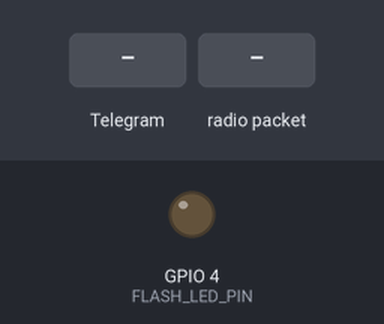
The sketch below on a simulated ESP32. Parts: output pins drawn as LEDs (lit = HIGH). The test bench sets the inputs (shaded band). WiFi joins after 1.5 s; servers stay silent unless stated; the camera gives no picture; web services answer with replies made up by the test bench; what the sketch prints to the serial monitor is not drawn.

Above: at 3.0 s.
3.1 s: Telegram message "/flash" received
At 4.2 s:
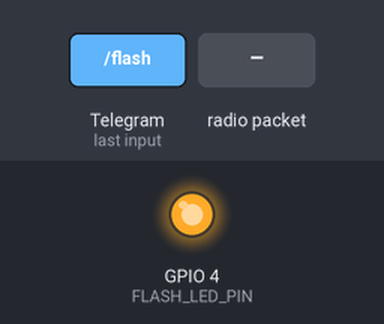
4.9 s: radio packet "/start" arrives
6.4 s: Telegram message "/start" received
9.1 s: Telegram message "/photo" received
Timing chart, 0 to 12.0 s (numbered marks = the images above; inputs shaded):
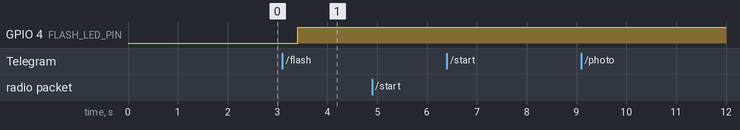

Measured:
- after the input at 3.1 s, GPIO 4 (FLASH_LED_PIN): LOW → HIGH after 0.30 s
- after the input at 4.9 s, every drawn part: stays the same
- after the input at 6.4 s, every drawn part: stays the same
- after the input at 9.1 s, every drawn part: stays the same

The sketch:

slave_esp32.ino
```cpp
// (licence header left out)
#include <esp_now.h>
#include <Arduino.h>
#include <WiFi.h>
#include <WiFiClientSecure.h>
#include "soc/soc.h"
#include "soc/rtc_cntl_reg.h"
#include "esp_camera.h"
#include <UniversalTelegramBot.h>
#include <ArduinoJson.h>

const char* root_ca =
"-----BEGIN CERTIFICATE-----\n"
"MIIDxTCCAq2gAwIBAgIBADANBgkqhkiG9w0BAQsFADCBgzELMAkGA1UEBhMCVVMx\n"
"EDAOBgNVBAgTB0FyaXpvbmExEzARBgNVBAcTClNjb3R0c2RhbGUxGjAYBgNVBAoT\n"
"EUdvRGFkZHkuY29tLCBJbmMuMTEwLwYDVQQDEyhHbyBEYWRkeSBSb290IENlcnRp\n"
"ZmljYXRlIEF1dGhvcml0eSAtIEcyMB4XDTA5MDkwMTAwMDAwMFoXDTM3MTIzMTIz\n"
"NTk1OVowgYMxCzAJBgNVBAYTAlVTMRAwDgYDVQQIEwdBcml6b25hMRMwEQYDVQQH\n"
"EwpTY290dHNkYWxlMRowGAYDVQQKExFHb0RhZGR5LmNvbSwgSW5jLjExMC8GA1UE\n"
"AxMoR28gRGFkZHkgUm9vdCBDZXJ0aWZpY2F0ZSBBdXRob3JpdHkgLSBHMjCCASIw\n"
"DQYJKoZIhvcNAQEBBQADggEPADCCAQoCggEBAL9xYgjx+lk09xvJGKP3gElY6SKD\n"
"E6bFIEMBO4Tx5oVJnyfq9oQbTqC023CYxzIBsQU+B07u9PpPL1kwIuerGVZr4oAH\n"
"/PMWdYA5UXvl+TW2dE6pjYIT5LY/qQOD+qK+ihVqf94Lw7YZFAXK6sOoBJQ7Rnwy\n"
"DfMAZiLIjWltNowRGLfTshxgtDj6AozO091GB94KPutdfMh8+7ArU6SSYmlRJQVh\n"
"GkSBjCypQ5Yj36w6gZoOKcUcqeldHraenjAKOc7xiID7S13MMuyFYkMlNAJWJwGR\n"
"tDtwKj9useiciAF9n9T521NtYJ2/LOdYq7hfRvzOxBsDPAnrSTFcaUaz4EcCAwEA\n"
"AaNCMEAwDwYDVR0TAQH/BAUwAwEB/zAOBgNVHQ8BAf8EBAMCAQYwHQYDVR0OBBYE\n"
"FDqahQcQZyi27/a9BUFuIMGU2g/eMA0GCSqGSIb3DQEBCwUAA4IBAQCZ21151fmX\n"
"WWcDYfF+OwYxdS2hII5PZYe096acvNjpL9DbWu7PdIxztDhC2gV7+AJ1uP2lsdeu\n"
"9tfeE8tTEH6KRtGX+rcuKxGrkLAngPnon1rpN5+r5N9ss4UXnT3ZJE95kTXWXwTr\n"
"gIOrmgIttRD02JDHBHNA7XIloKmf7J6raBKZV8aPEjoJpL1E/QYVN8Gb5DKj7Tjo\n"
"2GTzLH4U/ALqn83/B2gX2yKQOC16jdFU8WnjXzPKej17CuPKf1855eJ1usV2GDPO\n"
"LPAvTK33sefOT6jEm0pUBsV/fdUID+Ic/n4XuKxe9tQWskMJDE32p2u0mYRlynqI\n"
"4uJEvlz36hz1\n"
"-----END CERTIFICATE-----\n";


// REPLACE WITH YOUR MASTER MAC Address
uint8_t masterMacAddress[] = {0xCC, 0xDB, 0xA7, 0x56, 0x49, 0xCC};
const char* ssid = "wifissidhere";
const char* password = "wifipasswordhere";

// Initialize Telegram BOT
String BOTtoken = "XXXXXXXXXX:XXXXXXXXXXXXXXXXXXXXXXXXXXXXXXXXXXX";
String CHAT_ID = "XXXXXXXXXX";
bool sendPhoto = false;

WiFiClientSecure clientTCP;
UniversalTelegramBot bot(BOTtoken, clientTCP);
// PMK and LMK keys
static const char* PMK_KEY_STR = "16_bytes_pmkey_here";
static const char* LMK_KEY_STR = "16_bytes_lmkey_here";
#define FLASH_LED_PIN 4
bool flashState = LOW;

//Checks for new messages every 1 second.
int botRequestDelay = 1000;
unsigned long lastTimeBotRan;
#define PWDN_GPIO_NUM     32
#define RESET_GPIO_NUM    -1
#define XCLK_GPIO_NUM      0
#define SIOD_GPIO_NUM     26
#define SIOC_GPIO_NUM     27

#define Y9_GPIO_NUM       35
#define Y8_GPIO_NUM       34
#define Y7_GPIO_NUM       39
#define Y6_GPIO_NUM       36
#define Y5_GPIO_NUM       21
#define Y4_GPIO_NUM       19
#define Y3_GPIO_NUM       18
#define Y2_GPIO_NUM        5
#define VSYNC_GPIO_NUM    25
#define HREF_GPIO_NUM     23
#define PCLK_GPIO_NUM     22


// Structure example to send data
// Must match the sender structure
typedef struct struct_message {
    String x; // must be unique for each sender board

} struct_message;

// Create a struct_message called myData
struct_message myData;
esp_now_peer_info_t peerInfo;
// Function to print MAC address on Serial Monitor

void configInitCamera(){
  camera_config_t config;
  config.ledc_channel = LEDC_CHANNEL_0;
  config.ledc_timer = LEDC_TIMER_0;
  config.pin_d0 = Y2_GPIO_NUM;
  config.pin_d1 = Y3_GPIO_NUM;
  config.pin_d2 = Y4_GPIO_NUM;
  config.pin_d3 = Y5_GPIO_NUM;
  config.pin_d4 = Y6_GPIO_NUM;
  config.pin_d5 = Y7_GPIO_NUM;
  config.pin_d6 = Y8_GPIO_NUM;
  config.pin_d7 = Y9_GPIO_NUM;
  config.pin_xclk = XCLK_GPIO_NUM;
  config.pin_pclk = PCLK_GPIO_NUM;
  config.pin_vsync = VSYNC_GPIO_NUM;
  config.pin_href = HREF_GPIO_NUM;
  config.pin_sscb_sda = SIOD_GPIO_NUM;
  config.pin_sscb_scl = SIOC_GPIO_NUM;
  config.pin_pwdn = PWDN_GPIO_NUM;
  config.pin_reset = RESET_GPIO_NUM;
  config.xclk_freq_hz = 20000000;
  config.pixel_format = PIXFORMAT_JPEG;
  config.grab_mode = CAMERA_GRAB_LATEST;

  //init with high specs to pre-allocate larger buffers
  if(psramFound()){
    config.frame_size = FRAMESIZE_UXGA;
    config.jpeg_quality = 10;  //0-63 lower number means higher quality
    config.fb_count = 1;
  } else {
    config.frame_size = FRAMESIZE_SVGA;
    config.jpeg_quality = 12;  //0-63 lower number means higher quality
    config.fb_count = 1;
  }

  // camera init
  esp_err_t err = esp_camera_init(&config);
  if (err != ESP_OK) {
    Serial.printf("Camera init failed with error 0x%x", err);
    delay(1000);
    ESP.restart();
  }
}

void handleNewMessages(int numNewMessages) {
  Serial.print("Handle New Messages: ");
  Serial.println(numNewMessages);

  for (int i = 0; i < numNewMessages; i++) {
    String chat_id = String(bot.messages[i].chat_id);
    if (chat_id != CHAT_ID){
      bot.sendMessage(chat_id, "Non puoi usare questo bot", "");
      continue;
    }

    // Print the received message
    String text = bot.messages[i].text;
    Serial.println(text);

    String from_name = bot.messages[i].from_name;
    if (text == "/start") {
      String welcome = "Benvenuto , " + from_name + "\n";
      welcome += "Usa questi comandi per interagire con il bot \n";
      welcome += "/photo : scatta una foto\n";
      welcome += "/flash : attiva il flash \n";
      bot.sendMessage(CHAT_ID, welcome, "");
    }
    if (text == "/flash") {
      flashState = !flashState;
      digitalWrite(FLASH_LED_PIN, flashState);
      Serial.println("Change flash LED state");
    }
    if (text == "/photo") {
      sendPhoto = true;
      Serial.println("New photo request");
    }
  }
}

String sendPhotoTelegram() {
  const char* myDomain = "api.telegram.org";
  String getAll = "";
  String getBody = "";

  //Dispose first picture because of bad quality
  camera_fb_t * fb = NULL;
  fb = esp_camera_fb_get();
  esp_camera_fb_return(fb); // dispose the buffered image

  // Take a new photo
  fb = NULL;
  fb = esp_camera_fb_get();
  if(!fb) {
    Serial.println("Camera capture failed");
    delay(1000);
    ESP.restart();
    return "Camera capture failed";
  }

  Serial.println("Connect to " + String(myDomain));


  if (clientTCP.connect(myDomain, 443)) {
    Serial.println("Connection successful");

    String head = "--RandomNerdTutorials\r\nContent-Disposition: form-data; name=\"chat_id\"; \r\n\r\n" + CHAT_ID + "\r\n--RandomNerdTutorials\r\nContent-Disposition: form-data; name=\"photo\"; filename=\"esp32-cam.jpg\"\r\nContent-Type: image/jpeg\r\n\r\n";
    String tail = "\r\n--RandomNerdTutorials--\r\n";

    size_t imageLen = fb->len;
    size_t extraLen = head.length() + tail.length();
    size_t totalLen = imageLen + extraLen;

    clientTCP.println("POST /bot"+BOTtoken+"/sendPhoto HTTP/1.1");
    clientTCP.println("Host: " + String(myDomain));
    clientTCP.println("Content-Length: " + String(totalLen));
    clientTCP.println("Content-Type: multipart/form-data; boundary=RandomNerdTutorials");
    clientTCP.println();
    clientTCP.print(head);

    uint8_t *fbBuf = fb->buf;
    size_t fbLen = fb->len;
    for (size_t n=0;n<fbLen;n=n+1024) {
      if (n+1024<fbLen) {
        clientTCP.write(fbBuf, 1024);
        fbBuf += 1024;
      }
      else if (fbLen%1024>0) {
        size_t remainder = fbLen%1024;
        clientTCP.write(fbBuf, remainder);
      }
    }

    clientTCP.print(tail);

    esp_camera_fb_return(fb);

    int waitTime = 10000;   // timeout 10 seconds
    long startTimer = millis();
    boolean state = false;

    while ((startTimer + waitTime) > millis()){
      Serial.print(".");
      delay(100);
      while (clientTCP.available()) {
        char c = clientTCP.read();
        if (state==true) getBody += String(c);
        if (c == '\n') {
          if (getAll.length()==0) state=true;
          getAll = "";
        }
        else if (c != '\r')
          getAll += String(c);
        startTimer = millis();
      }
      if (getBody.length()>0) break;
    }
    clientTCP.stop();
    Serial.println(getBody);
  }
  else {
    getBody="Connected to api.telegram.org failed.";
    Serial.println("Connected to api.telegram.org failed.");
  }
  return getBody;
}

void printMAC(const uint8_t * mac_addr){
  char macStr[18];
  snprintf(macStr, sizeof(macStr), "%02x:%02x:%02x:%02x:%02x:%02x",
           mac_addr[0], mac_addr[1], mac_addr[2], mac_addr[3], mac_addr[4], mac_addr[5]);
  Serial.println(macStr);
}

// Callback function executed when data is received
void OnDataRecv(const uint8_t * mac_addr, const uint8_t *incomingData, int len) {

  Serial.print("Packet received from: ");
  printMAC(mac_addr);

  memcpy(&myData, incomingData, sizeof(myData));
  Serial.print("Bytes received: ");
  Serial.println(len);
  Serial.print("Packet number: ");

  Serial.print("X: ");
  Serial.println(myData.x);


}
void setup() {
  WRITE_PERI_REG(RTC_CNTL_BROWN_OUT_REG, 0);
  // Init Serial Monitor
  Serial.begin(9600);
  pinMode(FLASH_LED_PIN, OUTPUT);
  digitalWrite(FLASH_LED_PIN, flashState);

  // Config and init the camera
  configInitCamera();
  // Set device as a Wi-Fi Station
  WiFi.mode(WIFI_STA);
  Serial.println();
  Serial.print("Connecting to ");
  Serial.println(ssid);
  WiFi.begin(ssid, password);
  clientTCP.setCACert(root_ca);
  while (WiFi.status() != WL_CONNECTED) {
    Serial.print(".");
    delay(500);
  }
  // Init ESP-NOW
  if (esp_now_init() != ESP_OK) {
    Serial.println("There was an error initializing ESP-NOW");
    return;
  }

  // Set the PMK key
  esp_now_set_pmk((uint8_t *)PMK_KEY_STR);

  // Register the master as peer

  memcpy(peerInfo.peer_addr, masterMacAddress, 6);
  peerInfo.channel = 0;
  // Setting the master device LMK key
  for (uint8_t i = 0; i < 16; i++) {
    peerInfo.lmk[i] = LMK_KEY_STR[i];
  }
  // Set encryption to true
  peerInfo.encrypt = true;

  // Add master as peer
  if (esp_now_add_peer(&peerInfo) != ESP_OK){
    Serial.println("Failed to add peer");
    return;
  }

  // Once ESPNow is successfully Init, we will register for recv CB to
  // get recv packer info
  esp_now_register_recv_cb(OnDataRecv);
}
void loop() {
  if (myData.x == "Movimento") {
    //Serial.println("SIUM RICEVUTO");
    bot.sendMessage(CHAT_ID, "Movimento rilevato!", "");
    sendPhotoTelegram();
  }
  if (sendPhoto) {
    Serial.println("Preparing photo");
    sendPhotoTelegram();
    sendPhoto = false;
  }
  if (millis() > lastTimeBotRan + botRequestDelay)  {
    int numNewMessages = bot.getUpdates(bot.last_message_received + 1);
    while (numNewMessages) {
      Serial.println("got response");
      handleNewMessages(numNewMessages);
      numNewMessages = bot.getUpdates(bot.last_message_received + 1);
    }
    lastTimeBotRan = millis();
  }


}
```
